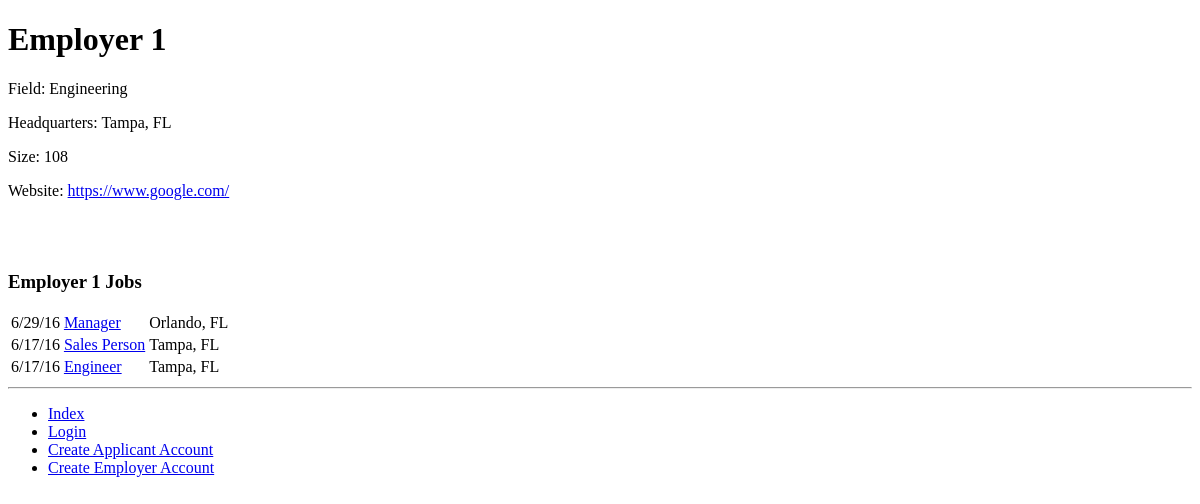
The app's page /jobslist/employer-1/, older data.
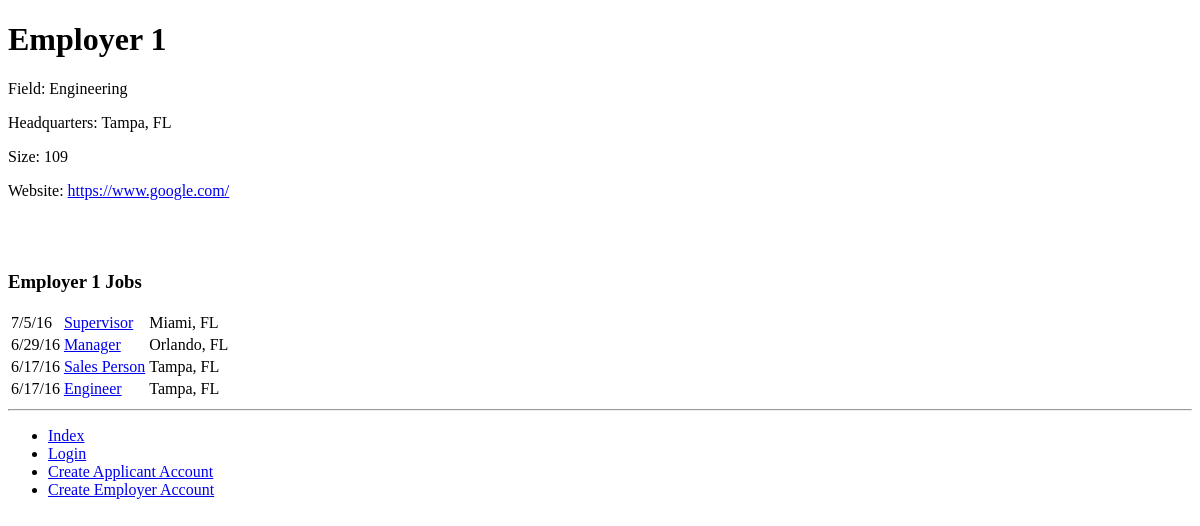
The same page, newer data.
### jobslist/models.py (models this page shows, shortened)
class Job(models.Model):
	employer = models.ForeignKey(Employer)
	title = models.CharField(max_length=255)
	location = models.CharField(max_length=255, null=True)
	salary = models.CharField(max_length=255, null=True)
	description = models.TextField(null=True)
	views = models.IntegerField(default=0)
	pub_datetime = models.DateTimeField(auto_now_add=True)
	pub_date = models.DateField(auto_now_add=True)
	updated_datetime = models.DateTimeField(auto_now=True)
	updated_date = models.DateField(auto_now=True)
	slug = models.SlugField()

### jobslist/views.py (the view)
# urls.py: url(r'^edit/employer/(?P<employer_name_slug>[\w\-]+)/$', employer_edit, name='employer_edit-view'),
def employer(request, employer_name_slug):
	context = {}
	employer = get_object_or_404(Employer, slug = employer_name_slug)
	context['employer_name'] = employer.company_Name
	jobs = Job.objects.filter(employer=employer)
	jobs = jobs.order_by('-updated_datetime')
	context['jobs'] = jobs
	context['employer'] = employer
	context['employer_name_slug'] = employer_name_slug
	context['field'] = employer.field
	context['size'] = employer.size
	context['location'] = employer.location
	context['website'] = employer.website
	if employer.user == request.user:
		context['match'] = True
	return render(request, 'jobslist/employer.html', context)

### templates/jobslist/employer.html (shortened to what this page needs)
{% extends 'base.html' %}
{% load staticfiles %}
{% block body_block %}
		{% if employer %}
		<h1>{{ employer_name }}</h1>
			<p>Field: {{ field }}</p>
			<p>Headquarters: {{ location }}</p>
			<p>Size: {{ size }}</p>
			<p>Website: <a href="{{ website }}" target="blank">{{ website }}</a></p>
			<br />
			<br />
			{% if jobs %}
			<h3>{{ employer_name }} Jobs</h3>
			<table>
				{% for job in jobs %}
				<tr>
					<td>{{ job.updated_date }}</td>
					<td><a href="{% url 'job-view' employer_name_slug job.slug %}">{{ job.title }}</a></td>
					<td>{{ job.location }}</td>
				</tr>
				{% endfor %}
			</table>
			{% else %}
				<strong>There are no jobs open for {{ employer_name }}</strong>
			{% endif %}
		{% else %}
			The specified employer does not exist.
		{% endif %}
{% endblock %}

Row changes from the older to the newer data that the page shows:
added Job: updated_date "7/5/16", title "Supervisor", location "Miami, FL"
Text that changed along with them:
{{ size }}: "108" → "109"
